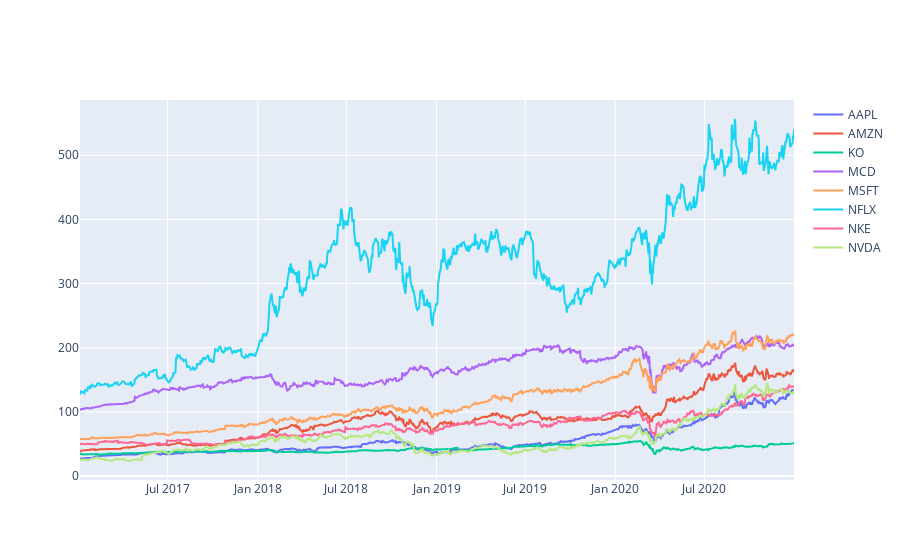

Source (notebook cell):
### Code cell
# Plotting the prices
fig = go.Figure()

for col in df.columns:
    fig.add_trace(go.Scatter(x = df.index, y = df[col], name = col))

fig.show()

### Figure 1 — Plotly figure (JSON) as saved in the notebook; plotly's stock layout.template omitted (floating-point values rounded to 4 significant figures; data arrays with more than 128 entries replaced by an {"elided": "..."} marker saying what was removed)
{"data": [{"name": "AAPL", "type": "scatter", "x": {"elided": "1007 str values"}, "y": {"elided": "1007 float values"}}, {"name": "AMZN", "type": "scatter", "x": {"elided": "1007 str values"}, "y": {"elided": "1007 float values"}}, {"name": "KO", "type": "scatter", "x": {"elided": "1007 str values"}, "y": {"elided": "1007 float values"}}, {"name": "MCD", "type": "scatter", "x": {"elided": "1007 str values"}, "y": {"elided": "1007 float values"}}, {"name": "MSFT", "type": "scatter", "x": {"elided": "1007 str values"}, "y": {"elided": "1007 float values"}}, {"name": "NFLX", "type": "scatter", "x": {"elided": "1007 str values"}, "y": {"elided": "1007 float values"}}, {"name": "NKE", "type": "scatter", "x": {"elided": "1007 str values"}, "y": {"elided": "1007 float values"}}, {"name": "NVDA", "type": "scatter", "x": {"elided": "1007 str values"}, "y": {"elided": "1007 float values"}}], "layout": {}}
